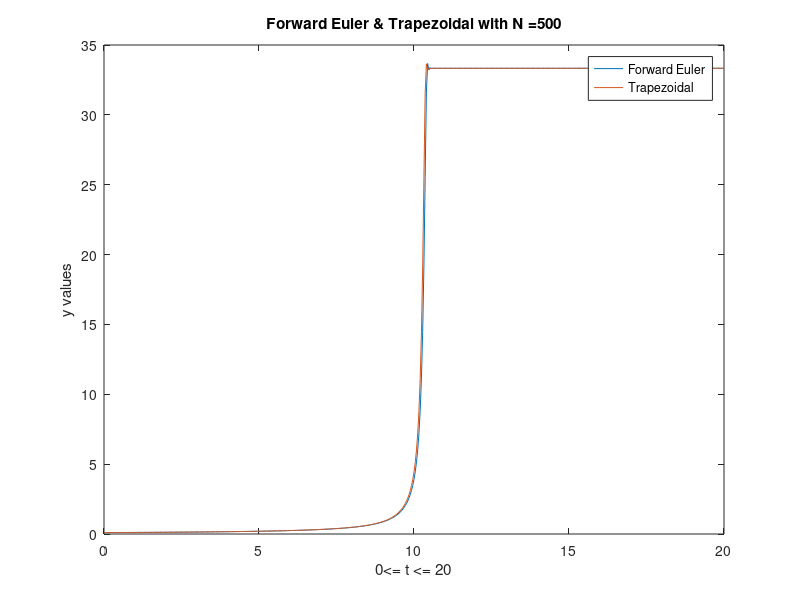

MATLAB code to generate this figure:
function [x] = trapezoidal()
T = 20;
N = 500;
h = T/N;
t = 0:h:T;
epsilon = 0.03;

dy = @(y) y.^2*(1-epsilon*y);
y0 = 0.1;

Y = zeros(size(t)); 
Y(1) = y0;
YT = Y;
i=1;
while ( i < N+1)
    Y(i+1) = Y(i) + h *(dy(Y(i)));
    YT(i+1) = YT(i) + (h/2)*(dy(YT(i)) + dy(Y(i+1)));
    i=i+1;
end
figure
plot(t,Y,t,YT);
xlabel('0<= t <= 20' );
ylabel('y values');
title('Forward Euler & Trapezoidal with N =500');
legend('Forward Euler', 'Trapezoidal');
end
